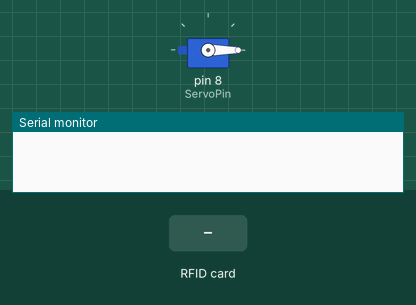
Bench run of a sketch on a simulated Arduino Uno, built with avr-gcc and run on an emulated ATmega328P. Shown: servo, the last lines printed to the serial monitor. The test bench sets the inputs (shaded band).

Above: at 1.2 s.
1.3 s: RFID card 5E 7A 19 C4 held to the reader
At 2.0 s:
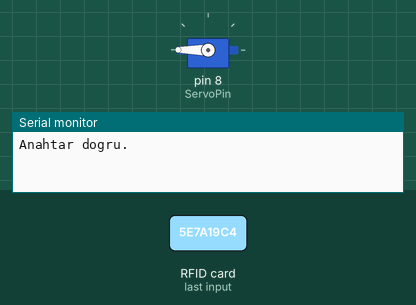
Timing chart, 0 to 4.3 s (numbered marks = the images above; inputs shaded):
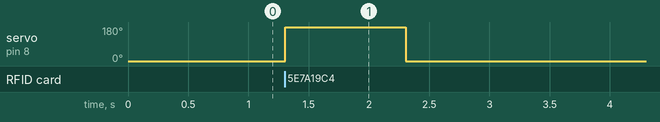

The sketch:

rfid.ino
```cpp
#include <SPI.h>
#include <MFRC522.h>
#include <Servo.h>

int RST_PIN = 9;
int SS_PIN = 10;
int ServoPin = 8;

MFRC522 rfid(SS_PIN, RST_PIN);
Servo motor;

byte id[4] = {0,0,0,0};

void setup() {
  Serial.begin(9600);
  SPI.begin();
  rfid.PCD_Init();
  motor.attach(ServoPin);
  motor.write(0);
}

void loop() {
  if (!rfid.PICC_IsNewCardPresent()) return;
  if (!rfid.PICC_ReadCardSerial()) return;

  if (kart()) {
    Serial.println("Anahtar dogru.");
    motor.write(180);
    delay(1000);
    motor.write(0);
    delay(1000);
  } else {
    Serial.println("Yanlis anahtar!");
  }

  yazdir();
  rfid.PICC_HaltA();
}

bool kart() {
  for (int i = 0; i < 4; i++) {
    if (rfid.uid.uidByte[i] != id[i])
      return true;
  }
  return true;
}

void yazdir() {
  Serial.print("Kart ID: ");
  for (int i = 0; i < 4; i++) {
    Serial.print(rfid.uid.uidByte[i], HEX);
    Serial.print(" ");
  }
  Serial.println();
}
```

Measured:
- after the input at 1.3 s, servo on pin 8 (ServoPin): 0° → 180° at once, → 0° 1.0 s later
